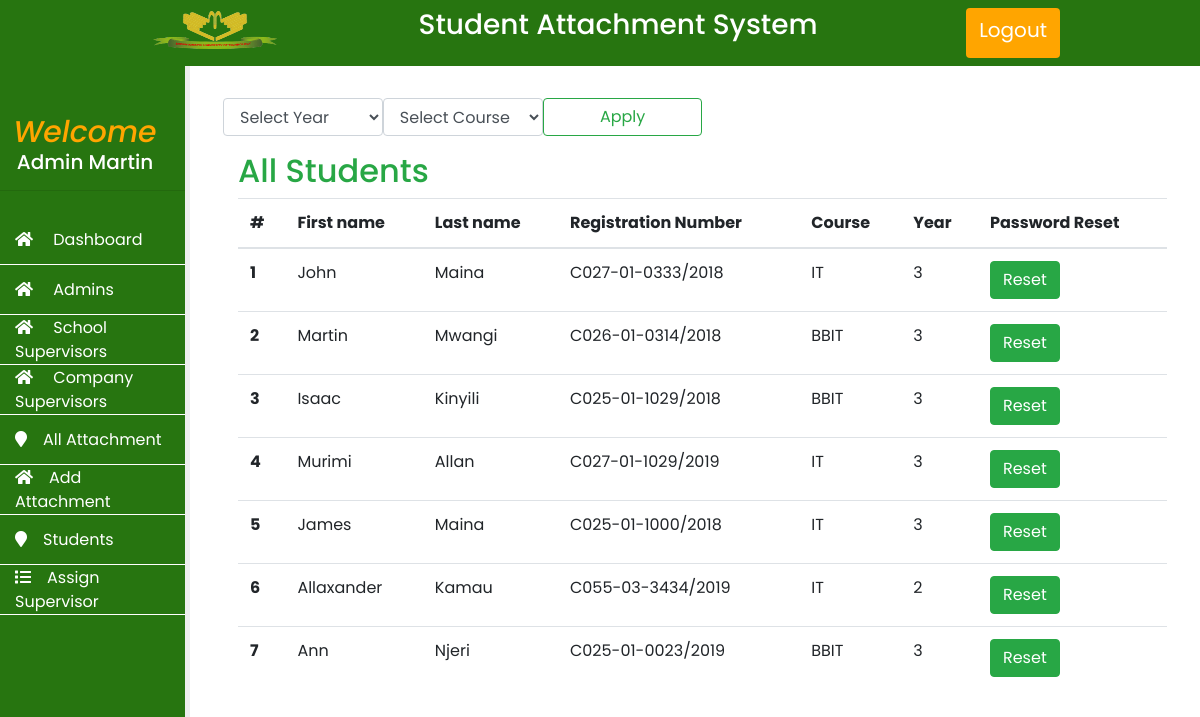
Before: /users/admin/students.php (signed in) with the older database file.
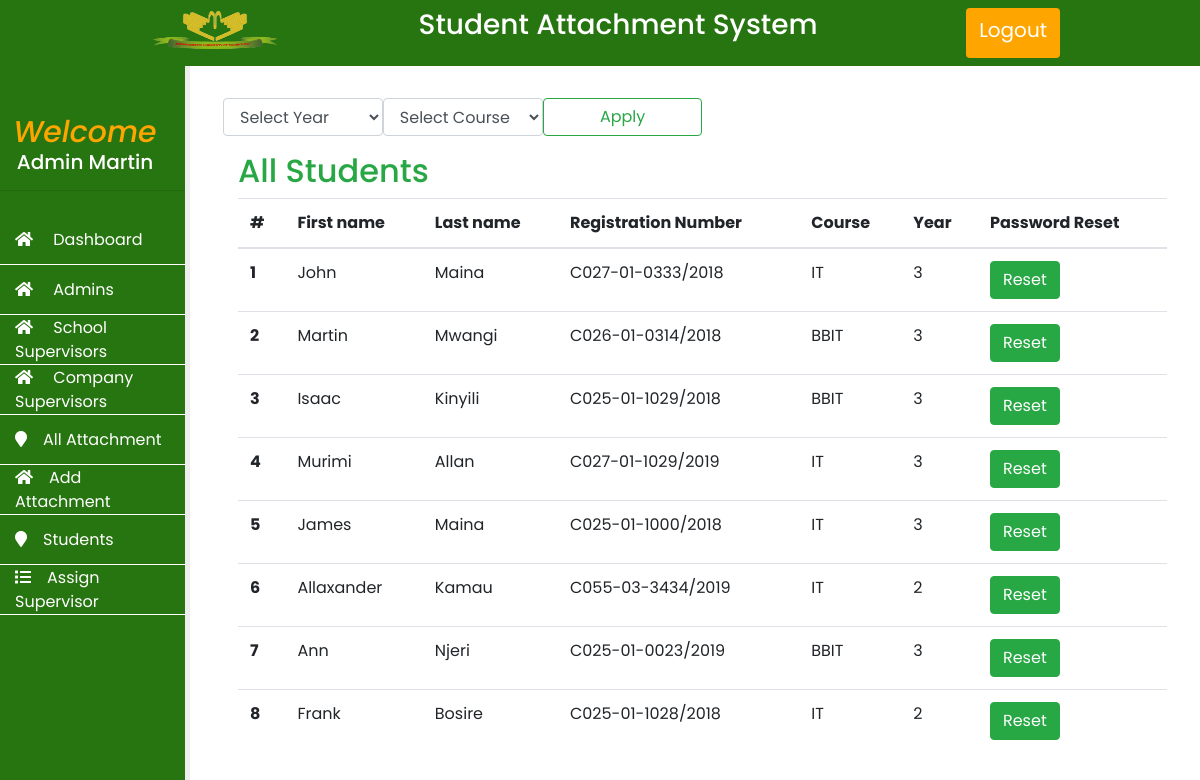
After: the same page with the newer database file.
### tables this page shows
CREATE TABLE `students` (
  `id` int(11) NOT NULL,
  `uniqueid` varchar(255) NOT NULL,
  `fname` varchar(255) NOT NULL,
  `lname` varchar(255) NOT NULL,
  `regno` varchar(255) NOT NULL,
  `password` varchar(255) NOT NULL,
  `supervisor` varchar(200) NOT NULL DEFAULT '',
  `csupervisor` varchar(200) NOT NULL DEFAULT '',
  `course` varchar(200) NOT NULL,
  `year` int(11) NOT NULL
);

### users/admin/functions_all.php (the view, shortened to what this page needs)
        <?php
function getAllStudents()
{
    include "includes/config.php";
    $result = mysqli_query($conn, "SELECT * from students");
    if (mysqli_num_rows($result) > 0) {
        $count = 0;
        while ($row = mysqli_fetch_assoc($result)) {
            $count++;
        ?>
            <tr>
                <th><?php echo $count ?></th>
                <td><?php echo $row['fname'] ?></td>
                <td><?php echo $row['lname'] ?></td>
                <td><?php echo $row['regno'] ?></td>
                <td><?php echo $row['course'] ?></td>
                <td><?php echo $row['year'] ?></td>
                <td><a href="passreset.php?studentid=<?php echo $row['uniqueid'] ?>" class="btn btn-success">Reset</a></td>
            </tr>
        <?php
        }
    } else {
        echo "<tr><td>No student</td></tr>";
    }
}
        ?>

Changed rows visible on the page:
added students: fname "Frank", lname "Bosire", regno "C025-01-1028/2018", course "IT", year "2"
